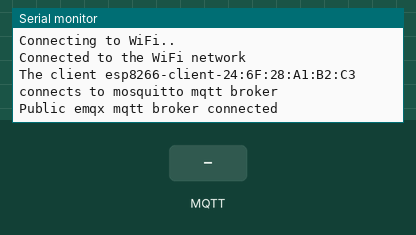
Recording of a sketch running on a simulated ESP32. Parts: the last lines printed to the serial monitor. The test bench sets the inputs (shaded band). WiFi joins after 1.5 s; servers stay silent unless stated; no MQTT or app messages arrive unless stated.

Above: at 2.7 s.
2.8 s: MQTT message "1" arrives on the first subscribed topic
At 3.1 s:
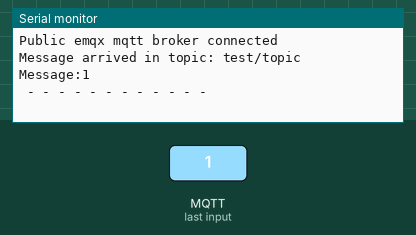
4.3 s: MQTT message "on" arrives on the first subscribed topic
At 5.4 s:
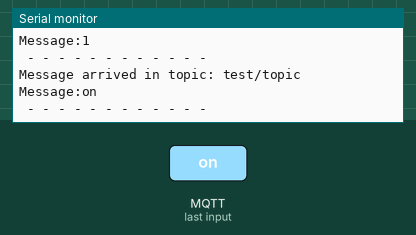
5.8 s: MQTT message "off" arrives on the first subscribed topic
At 6.6 s:
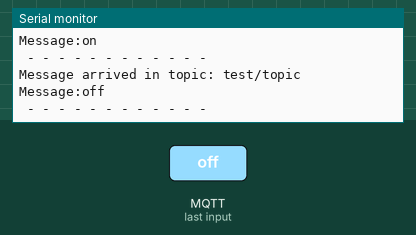

Measured:
- after the input at 2.8 s, the serial monitor: prints a new line at once (image 1)
- after the input at 4.3 s, the serial monitor: prints a new line at once (image 2)
- after the input at 5.8 s, the serial monitor: prints a new line at once (image 3)

The sketch:

test.ino
```cpp
#include <WiFi.h>
#include <PubSubClient.h>
// WiFi
const char *ssid = "SpectrumSetup-63"; // Wifi
const char *password = "patronyacht540";  // Password
// MQTT Broker
const char *mqtt_broker = "192.168.1.4"; // IP ADDRESS
const char *topic = "test/topic";
const int mqtt_port = 1883;
WiFiClient espClient;
PubSubClient client(espClient);
void setup() {
 // Set software serial baud to 115200;
 Serial.begin(115200);

 // connecting to a WiFi network
 WiFi.begin(ssid, password);
 while (WiFi.status() != WL_CONNECTED) {
  delay(500);
  Serial.println("Connecting to WiFi..");
 }

 Serial.println("Connected to the WiFi network");

 //connecting to a mqtt broker
 client.setServer(mqtt_broker, mqtt_port);
 client.setCallback(callback);

 while (!client.connected()) {
 String client_id = "esp8266-client-";
 client_id += String(WiFi.macAddress());

 Serial.printf("The client %s connects to mosquitto mqtt broker\n", client_id.c_str());

 if (client.connect(client_id.c_str())) {
  Serial.println("Public emqx mqtt broker connected");
 } else {
  Serial.print("failed with state ");
  Serial.print(client.state());
  delay(2000);
 }
}

 // publish and subscribe
 client.publish(topic, "Hello From ESP8266!");
 client.subscribe(topic);
}
void callback(char *topic, byte *payload, unsigned int length) {
 Serial.print("Message arrived in topic: ");
 Serial.println(topic);
 Serial.print("Message:");

 for (int i = 0; i < length; i++) {
  Serial.print((char) payload[i]);
 }

 Serial.println();
 Serial.println(" - - - - - - - - - - - -");
}
void loop() {
 client.loop();
}
```
